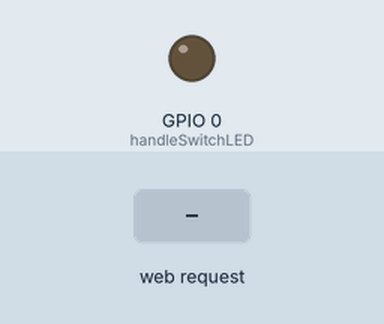
Bench run of a sketch on a simulated ESP8266 (NodeMCU). On the bench: output pins drawn as LEDs (lit = HIGH). The test bench sets the inputs (shaded band). WiFi joins after 1.5 s; servers stay silent unless stated; what the sketch prints to the serial monitor is not drawn.

Above: at 3.3 s.
3.4 s: HTTP request GET /led received
At 4.4 s:
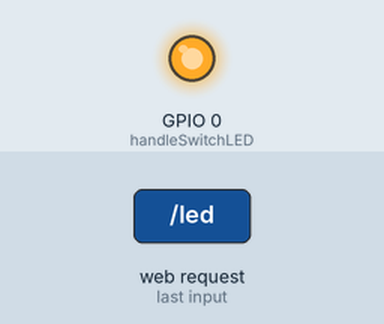
Timing chart, 0 to 6.4 s (numbered marks = the images above; inputs shaded):
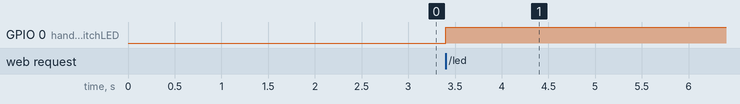

Measured:
- after the input at 3.4 s, GPIO 0 (handleSwitchLED): LOW → HIGH at once

The sketch:

esp8266-web-server-led.ino
```cpp
#include <ESP8266WiFi.h>
#include <WiFiClient.h>
// Include the WebServer library
#include <ESP8266WebServer.h>

// Create a webserver object that listens for HTTP request on port 80
ESP8266WebServer server(80);

// network parameter
const char* ssid = "Let me in";
const char* password = "remandkurt";

// function prototypes for HTTP handlers
void handleRoot();
void handleSwitchLED();
void handleNotFound();

void setup(void) {
  // Configure pin 0 as output and initialize it as switched-off
  pinMode(0, OUTPUT);
  delay(100);
  digitalWrite(0, LOW);

  // Start the Serial communication to send messages to the computer
  Serial.begin(115200);
  delay(10);
  Serial.println('\n');

  // connect to Wi-Fi network
  WiFi.begin(ssid, password);
  Serial.println("Connecting ...");
  int i = 0;
  // Wait for the Wi-Fi to connect
  while ( WiFi.status() != WL_CONNECTED) {
    delay(1000);
    Serial.print('++i');
    Serial.print(' ');
  }
  Serial.println('\n');

  // Tell us what network we're connected to
  Serial.print("Connected to ");
  Serial.println(WiFi.SSID());
  Serial.print("IP address:\t");
  // Send the IP address of the ESP8266 to the computer
  Serial.println(WiFi.localIP());

  // Call the 'handleRoot' function when a client requests URI "/"
  server.on("/", handleRoot);
  server.on("/led", handleSwitchLED);
  // When a client requests an unknown URI call function "handleNotFound"
  server.onNotFound(handleNotFound);

  // Actually start the server
  server.begin();
  Serial.println("HTTP server started");
}

void loop(void){
  // Listen for HTTP requests from clients
  server.handleClient();
}

void handleRoot() {
  // Send HTTP status 200 (Ok) and send some text to the browser/client
  server.send(200, "text/plain", "Hello world!");
}

void handleSwitchLED() {
  // Handle the request
  digitalWrite(0, !digitalRead(0));
  server.send(200, "text/plain", "Led has been switched");
}

void handleNotFound(){
  // Send HTTP status 404 (Not Found) when there's no handler for the URI in the request
  server.send(404, "text/plain", "404: Not found");
}
```
